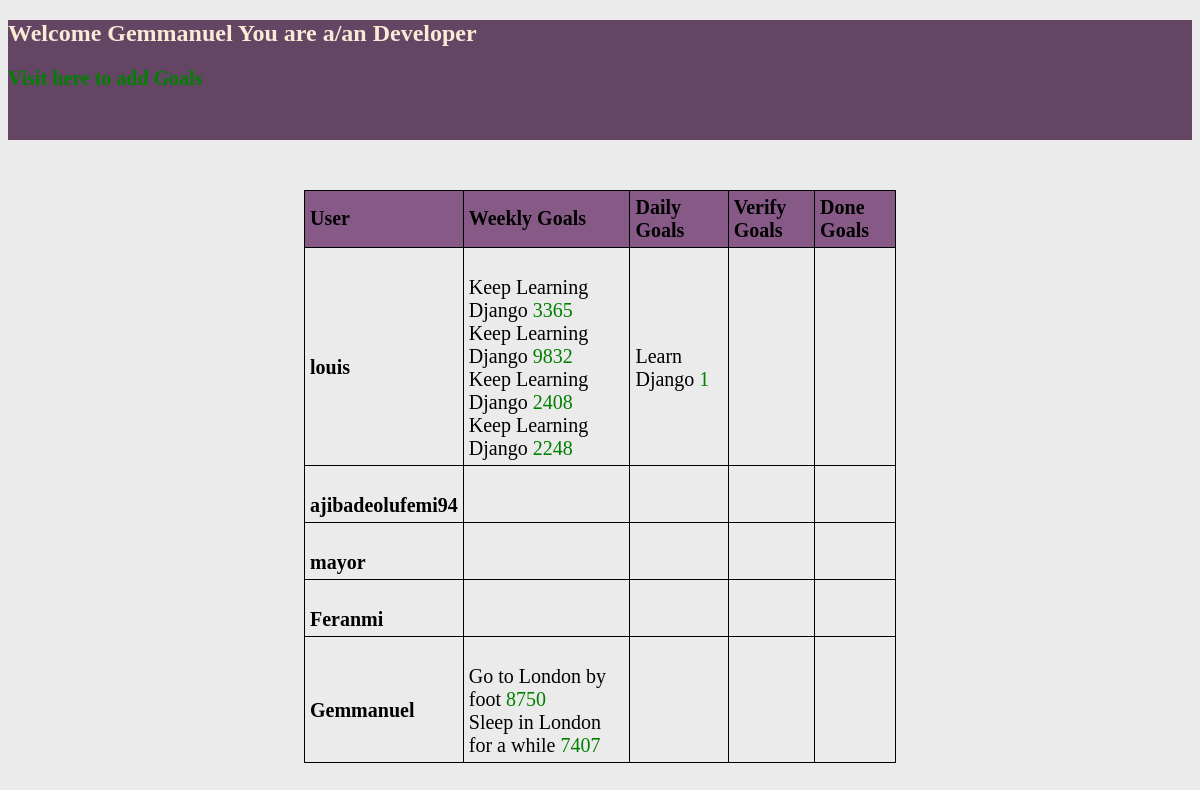
Screenshot of /ajibadeolufemi94scrumy/home (signed in) with the database file from the repository.
### ajibadeolufemi94scrumy/models.py (models this page shows, shortened)
class ScrumyGoals( models.Model ):
    goal_name = models.CharField( max_length=100 )
    goal_id = models.IntegerField( default=20 )
    created_by = models.CharField( max_length=30 )
    moved_by = models.CharField( max_length=30 )
    owner = models.CharField( max_length= 30 )
    goal_status = models.ForeignKey(
        GoalStatus,
        on_delete = models.PROTECT, null=True )
    user = models.ForeignKey(
        User,
        related_name='user',
        on_delete = models.PROTECT )

### ajibadeolufemi94scrumy/views.py (the view)
# urls.py: path('home', views.home, name='home'),
def home(request):
    goals = ScrumyGoals.objects.filter(goal_name='Keep Learning Django')
    users = User.objects.all()
    weekly = GoalStatus.objects.get(status_name="Weekly Goal")
    weekly = weekly.scrumygoals_set.all()
    daily = GoalStatus.objects.get(status_name="Daily Goal")
    daily = daily.scrumygoals_set.all()
    verify = GoalStatus.objects.get(status_name="Verify Goal")
    verify = verify.scrumygoals_set.all()
    done = GoalStatus.objects.get(status_name="Done Goal")
    done = done.scrumygoals_set.all()
    current_user = request.user
    group = None
    if current_user.username == 'louis':
        group = group
    else:
        group = current_user.groups.all()[0]
    context = {
        'goals':goals,
        'users':users,
        'weekly':weekly,
        'daily':daily,
        'verify':verify,
        'done':done,
        'current_user':current_user,
        'group':group,
    }
    return render(request, "ajibadeolufemi94scrumy/home.html", context)

### ajibadeolufemi94scrumy/templates/ajibadeolufemi94scrumy/home.html (shortened to what this page needs)
<!DOCTYPE html>
<html lang="en">
<head>
</head>
<body>
    <div id="head">
        <h2>
            Welcome {{ current_user }}
            {% if current_user.username == 'louis' %}
            You are the Superuser
            {% else %}
            You are a/an {{ group }}
            {% endif %}
        </h2>
        <a class="addgoal" href="{% url 'add goal' %}"> Visit here to add Goals </a>
    </div>
    <div>
        <table>
            <thead class="head">
                <tr>
                    <th>User</th>
                    <th>Weekly Goals</th>
                    <th>Daily Goals</th>
                    <th>Verify Goals</th>
                    <th>Done Goals</th>
                </tr>
            </thead>
            <tbody>
                {% for user in users %}
                <tr>
                    <th>
                        <br>{{ user }}
                    </th>
                    <td>
                        {% for week in weekly %}
                        {% if user == week.user %}
                        <br>{{ week.goal_name }}
                        <a href="{% url 'move goal' week.goal_id %}">{{ week.goal_id }}</a>
                        {% endif %}
                        {% endfor %}
                    </td>
                    <td>
                        {% for day in daily %}
                        {% if user == day.user %}
                        <br>{{ day.goal_name }}
                        <a href="{% url 'move goal' day.goal_id %}">{{ day.goal_id }}</a>
                        {% endif %}
                        {% endfor %}
                    </td>
                    <td>
                    </td>
                    <td>
                    </td>
                </tr>
                {% endfor %}
            </tbody>
        </table>
    </div>
</body>
</html>

### ajibadeolufemi94scrumy/templates/ajibadeolufemi94scrumy/home.html (style rules this page uses)
body { background-color: rgb(236, 235, 235); }
table { width: 50%; height: 100px; margin:50px auto; font-size: 20px; font-family: 'Lucida Sana Unicode', 'Lucida Granade', san-serif; }
table, th, td { border: 1px solid black; border-collapse: collapse; }
th, td { padding: 5px; text-align: left; }
thead { background-color:rgb(134, 89, 134); }
.addgoal { font-size: 20px; font-family: 'Lucida Sana Unicode', 'Lucida Granade', san-serif; color: pink; text-decoration: none; font-weight: 800; }
div#head { width: 100%; height: 120px; color: antiquewhite; background-color: rgb(100, 70 , 100); }
a:link { color: green; background-color: transparent; text-decoration: none; }

### rows the page displays
ScrumyGoals: goal_name "Keep Learning Django", goal_id "3365"
ScrumyGoals: goal_name "Keep Learning Django", goal_id "9832"
ScrumyGoals: goal_name "Keep Learning Django", goal_id "2408"
ScrumyGoals: goal_name "Keep Learning Django", goal_id "2248"
ScrumyGoals: goal_name "Learn Django", goal_id "1"
ScrumyGoals: goal_name "Go to London by foot", goal_id "8750"
ScrumyGoals: goal_name "Sleep in London for a while", goal_id "7407"

### other values shown
{{ current_user }} "Gemmanuel"
{{ group }} "Developer"
{{ user }} "louis"
{{ user }} "ajibadeolufemi94"
{{ user }} "mayor"
{{ user }} "Feranmi"
{{ user }} "Gemmanuel"
